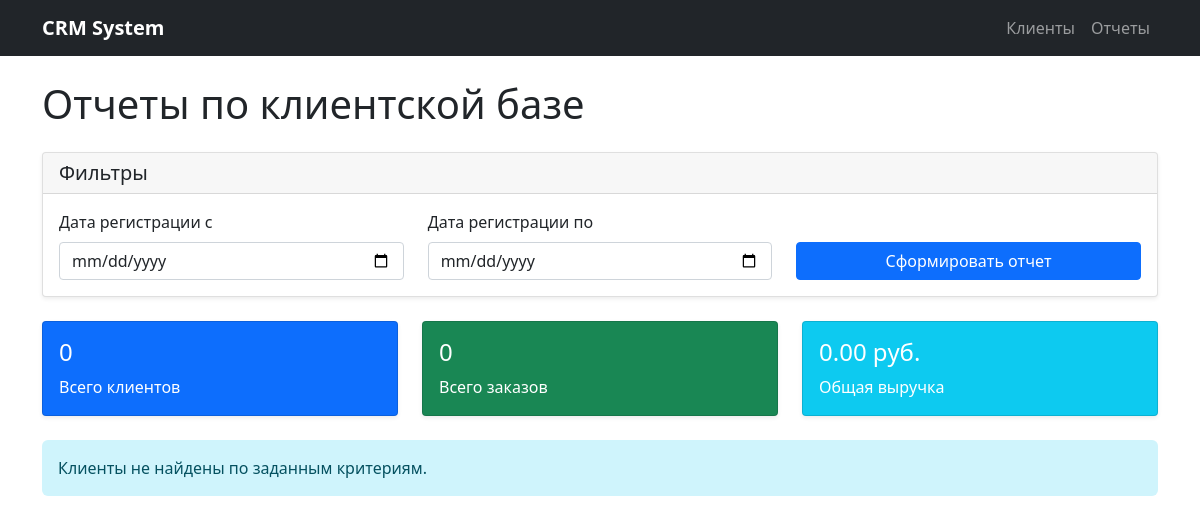
The page /reports on the database as committed earlier.
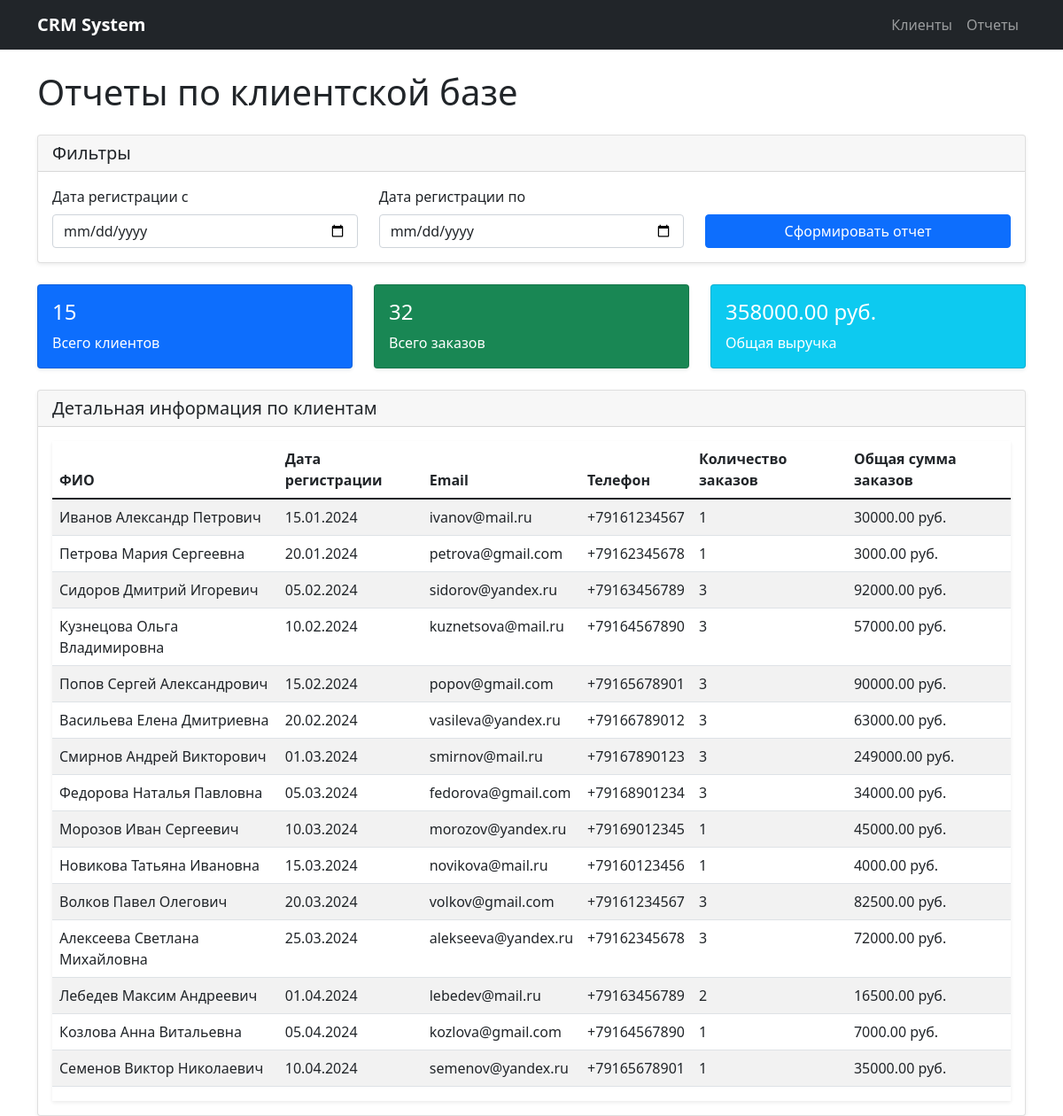
The same page on the database as committed later.
### models.py (models this page shows)
class Customer(db.Model):
    id = db.Column(db.Integer, primary_key=True)
    last_name = db.Column(db.String(100), nullable=False)
    first_name = db.Column(db.String(100), nullable=False)
    middle_name = db.Column(db.String(100))
    email = db.Column(db.String(100))
    phone = db.Column(db.String(20))
    registration_date = db.Column(db.Date, nullable=False, default=datetime.utcnow)
    notes = db.Column(db.Text)
    orders = db.relationship('Order', backref='customer', lazy=True, cascade='all, delete-orphan')

### app.py (the view)
@app.route('/reports')
def reports():
    start_date = request.args.get('start_date')
    end_date = request.args.get('end_date')
    query = Customer.query
    if start_date:
        try:
            start_date = datetime.strptime(start_date, '%Y-%m-%d').date()
            query = query.filter(Customer.registration_date >= start_date)
        except ValueError:
            flash('Неверный формат начальной даты', 'error')
    if end_date:
        try:
            end_date = datetime.strptime(end_date, '%Y-%m-%d').date()
            query = query.filter(Customer.registration_date <= end_date)
        except ValueError:
            flash('Неверный формат конечной даты', 'error')
    customers = query.all()
    total_customers = len(customers)
    total_orders = sum(len(customer.orders) for customer in customers)
    total_revenue = sum(
        sum(order.quantity * order.price for order in customer.orders)
        for customer in customers
    )
    return render_template('reports.html',
                         customers=customers,
                         total_customers=total_customers,
                         total_orders=total_orders,
                         total_revenue=total_revenue,
                         start_date=start_date,
                         end_date=end_date)

### templates/reports.html
{% extends "base.html" %}
{% block content %}
<h1 class="mb-4">Отчеты по клиентской базе</h1>
<div class="card mb-4">
    <div class="card-header">
        <h5 class="mb-0">Фильтры</h5>
    </div>
    <div class="card-body">
        <form method="get">
            <div class="row">
                <div class="col-md-4">
                    <label for="start_date" class="form-label">Дата регистрации с</label>
                    <input type="date" class="form-control" id="start_date" name="start_date"
                           value="{{ start_date.strftime('%Y-%m-%d') if start_date }}">
                </div>
                <div class="col-md-4">
                    <label for="end_date" class="form-label">Дата регистрации по</label>
                    <input type="date" class="form-control" id="end_date" name="end_date"
                           value="{{ end_date.strftime('%Y-%m-%d') if end_date }}">
                </div>
                <div class="col-md-4 d-flex align-items-end">
                    <button type="submit" class="btn btn-primary w-100">Сформировать отчет</button>
                </div>
            </div>
        </form>
    </div>
</div>
<div class="row mb-4">
    <div class="col-md-4">
        <div class="card text-white bg-primary">
            <div class="card-body">
                <h4 class="card-title">{{ total_customers }}</h4>
                <p class="card-text">Всего клиентов</p>
            </div>
        </div>
    </div>
    <div class="col-md-4">
        <div class="card text-white bg-success">
            <div class="card-body">
                <h4 class="card-title">{{ total_orders }}</h4>
                <p class="card-text">Всего заказов</p>
            </div>
        </div>
    </div>
    <div class="col-md-4">
        <div class="card text-white bg-info">
            <div class="card-body">
                <h4 class="card-title">{{ "%.2f"|format(total_revenue) }} руб.</h4>
                <p class="card-text">Общая выручка</p>
            </div>
        </div>
    </div>
</div>
{% if customers %}
<div class="card">
    <div class="card-header">
        <h5 class="mb-0">Детальная информация по клиентам</h5>
    </div>
    <div class="card-body">
        <div class="table-responsive">
            <table class="table table-striped">
                <thead>
                    <tr>
                        <th>ФИО</th>
                        <th>Дата регистрации</th>
                        <th>Email</th>
                        <th>Телефон</th>
                        <th>Количество заказов</th>
                        <th>Общая сумма заказов</th>
                    </tr>
                </thead>
                <tbody>
                    {% for customer in customers %}
                    <tr>
                        <td>{{ customer.last_name }} {{ customer.first_name }} {{ customer.middle_name or '' }}</td>
                        <td>{{ customer.registration_date.strftime('%d.%m.%Y') }}</td>
                        <td>{{ customer.email or '-' }}</td>
                        <td>{{ customer.phone or '-' }}</td>
                        <td>{{ customer.orders|length }}</td>
                        <td>{{ "%.2f"|format(customer.orders|sum(attribute='quantity') * customer.orders|sum(attribute='price')) }} руб.</td>
                    </tr>
                    {% endfor %}
                </tbody>
            </table>
        </div>
    </div>
</div>
{% else %}
<div class="alert alert-info">
    Клиенты не найдены по заданным критериям.
</div>
{% endif %}
{% endblock %}

Rows that differ between the two databases and show on the page:
added Customer: last_name "Иванов", first_name "Александр", middle_name "Петрович", registration_date "15.01.2024", email "ivanov@mail.ru", phone "+79161234567", orders|length "1", orders|sum "30000.00"
added Customer: last_name "Петрова", first_name "Мария", middle_name "Сергеевна", registration_date "20.01.2024", email "petrova@gmail.com", phone "+79162345678", orders|length "1", orders|sum "3000.00"
added Customer: last_name "Сидоров", first_name "Дмитрий", middle_name "Игоревич", registration_date "05.02.2024", email "sidorov@yandex.ru", phone "+79163456789", orders|length "3", orders|sum "92000.00"
added Customer: last_name "Кузнецова", first_name "Ольга", middle_name "Владимировна", registration_date "10.02.2024", email "kuznetsova@mail.ru", phone "+79164567890", orders|length "3", orders|sum "57000.00"
added Customer: last_name "Попов", first_name "Сергей", middle_name "Александрович", registration_date "15.02.2024", email "popov@gmail.com", phone "+79165678901", orders|length "3", orders|sum "90000.00"
added Customer: last_name "Васильева", first_name "Елена", middle_name "Дмитриевна", registration_date "20.02.2024", email "vasileva@yandex.ru", phone "+79166789012", orders|length "3", orders|sum "63000.00"
added Customer: last_name "Смирнов", first_name "Андрей", middle_name "Викторович", registration_date "01.03.2024", email "smirnov@mail.ru", phone "+79167890123", orders|length "3", orders|sum "249000.00"
added Customer: last_name "Федорова", first_name "Наталья", middle_name "Павловна", registration_date "05.03.2024", email "fedorova@gmail.com", phone "+79168901234", orders|length "3", orders|sum "34000.00"
added Customer: last_name "Морозов", first_name "Иван", middle_name "Сергеевич", registration_date "10.03.2024", email "morozov@yandex.ru", phone "+79169012345", orders|length "1", orders|sum "45000.00"
added Customer: last_name "Новикова", first_name "Татьяна", middle_name "Ивановна", registration_date "15.03.2024", email "novikova@mail.ru", phone "+79160123456", orders|length "1", orders|sum "4000.00"
added Customer: last_name "Волков", first_name "Павел", middle_name "Олегович", registration_date "20.03.2024", email "volkov@gmail.com", phone "+79161234567", orders|length "3", orders|sum "82500.00"
added Customer: last_name "Алексеева", first_name "Светлана", middle_name "Михайловна", registration_date "25.03.2024", email "alekseeva@yandex.ru", phone "+79162345678", orders|length "3", orders|sum "72000.00"
added Customer: last_name "Лебедев", first_name "Максим", middle_name "Андреевич", registration_date "01.04.2024", email "lebedev@mail.ru", phone "+79163456789", orders|length "2", orders|sum "16500.00"
added Customer: last_name "Козлова", first_name "Анна", middle_name "Витальевна", registration_date "05.04.2024", email "kozlova@gmail.com", phone "+79164567890", orders|length "1", orders|sum "7000.00"
added Customer: last_name "Семенов", first_name "Виктор", middle_name "Николаевич", registration_date "10.04.2024", email "semenov@yandex.ru", phone "+79165678901", orders|length "1", orders|sum "35000.00"
Other text that changed with them:
{{ total_customers }}: "0" → "15"
{{ total_orders }}: "0" → "32"
{{ "%.2f"|format(total_revenue) }}: "0.00" → "358000.00"
text no longer shown: "Клиенты не найдены по заданным критериям."
text now shown: "Детальная информация по клиентам ФИО Дата регистрации Email Телефон Количество заказов Общая сумма заказов"
